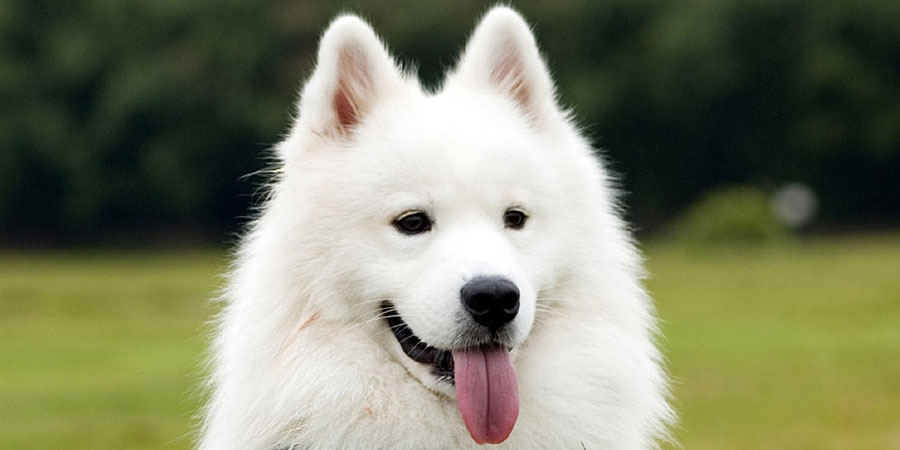
#> input picture LastTerm/BaiTap09/dog.jpg, 900 x 450 px
$ jupyter execute BaiTap09.ipynb
#> lines starting #> are read from the running program, lines starting #| are printed output that depends on the picture
# **IMPORT LIBRARIES**

[cell 1]
import cv2
import numpy as np
import matplotlib.pyplot as plt
from sklearn.cluster import KMeans

# **TOPIC**

> **Nén ảnh dùng Kmeans:** Nén ảnh sau để kích thước còn khoảng 25% kích thước ảnh ban đầu?

# **CODE HERE**

[cell 2]
# Đường dẫn ảnh
img_path = "dog.jpg"

# Đọc ảnh
img = cv2.imread(img_path)
#> img is the input picture: shape (450, 900, 3); mean B, G, R 103.8, 129.1, 125.8

# Chuyển đổi ảnh từ BGR sang RGB
img_rgb = cv2.cvtColor(img, cv2.COLOR_BGR2RGB)

[cell 3]
# Hiển thị ảnh
plt.figure(figsize=(8, 6))
plt.imshow(img_rgb)
plt.axis('off')
plt.title('Ảnh gốc')
plt.tight_layout()
plt.show()

[cell 4]
# Chuyển thành dữ liệu N x 3
pixels = img_rgb.reshape(-1, 3)

[cell 5]
# Chọn k = 64 để nén còn khoảng 25%
k = 64
kmeans = KMeans(n_clusters=k, random_state=42).fit(pixels)

[cell 6]
# Tâm cụm (centroids)
centers = np.uint8(kmeans.cluster_centers_)
#> centers = 64 rows, first 8: [240, 240, 236], [86, 92, 42], [143, 147, 70], [20, 30, 21], [201, 197, 185], [48, 60, 39], [217, 214, 205], [180, 149, 137]

[cell 7]
# Gán màu theo cụm
labels = kmeans.labels_
compressed_rgb = centers[labels].reshape(img_rgb.shape)

[cell 8]
compressed_bgr = cv2.cvtColor(compressed_rgb, cv2.COLOR_RGB2BGR)
cv2.imwrite("compressed_k64.jpg", compressed_bgr)
cv2.imwrite("original.jpg", img)
#> Out = True

[cell 9]
# Hiển thị ảnh gốc và ảnh nén
plt.figure(figsize=(16, 8))
plt.subplot(1, 2, 1)
plt.imshow(img_rgb)
plt.axis('off')
plt.title('Ảnh gốc')
plt.subplot(1, 2, 2)
plt.imshow(compressed_rgb)
plt.axis('off')
plt.title(f'Ảnh nén với {k} màu')
plt.tight_layout()
plt.show()
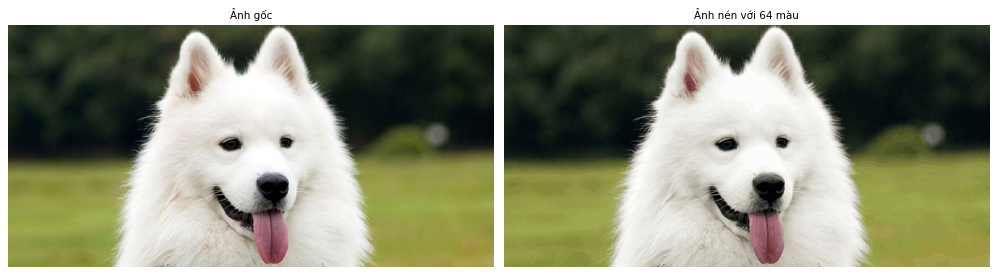
#> figure drawn by matplotlib, 2 panels
